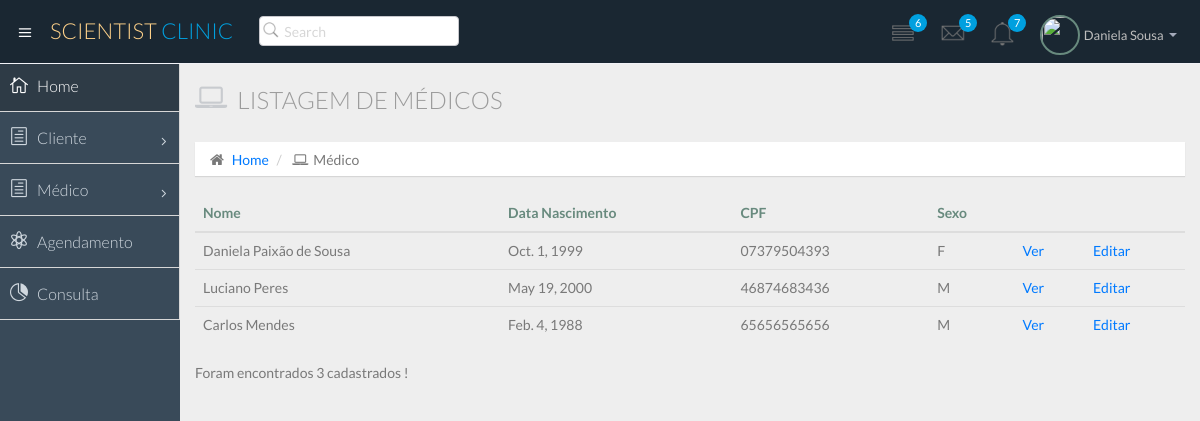
/atendimento/medico/, run on an earlier commit of the app's database.
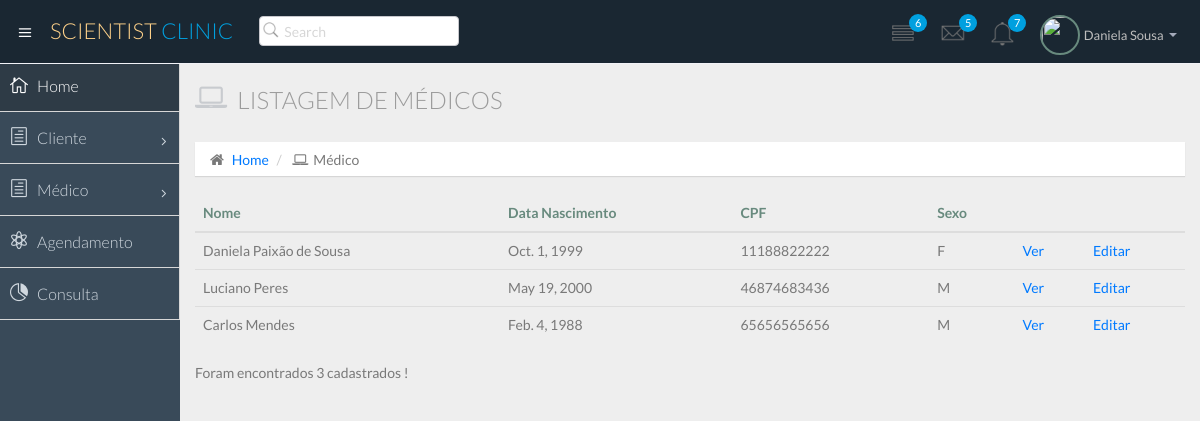
And on a later commit of the database.
### atendimento/models.py (models this page shows)
class Medico(models.Model):
    nome = models.CharField(max_length=50)
    dt_nasc = models.DateField()
    cpf = models.CharField(max_length=11)
    sexo = models.CharField(max_length=1)

### atendimento/views.py (the view)
# urls.py: path('medico/', views.medico_list),
def medico_list (request):
    medicos = Medico.objects.all()
    return render(request, 'medico/list.html', {'medicos':medicos})

### atendimento/templates/medico/list.html
{% extends "base.html" %} {% block daniela %}
<div class="container-fluid ">
    <div class="row">
        <div class="col-lg-12">
            <h3 class="page-header">
                <i class="fa fa-laptop"></i> Listagem de Médicos</h3>
            <ol class="breadcrumb">
                <li>
                    <i class="fa fa-home"></i>
                    <a href="/atendimento/">Home</a>
                </li>
                <li>
                    <i class="fa fa-laptop"></i>Médico</li>
            </ol>
        </div>
    </div>
    <div class="row ">
        <div class="col-md-12 ">
            <table class="table ">
                <thead>
                    <tr>
                        <th>Nome</th>
                        <th>Data Nascimento</th>
                        <th>CPF</th>
                        <th>Sexo</th>
                        <th>    </th>
                        <th>    </th>
                    </tr>
                </thead>
                <tbody>
                    {% for medico in medicos %}
                    <tr>
                        <td>{{medico.nome }}</td>
                        <td>{{medico.dt_nasc}}</td>
                        <td>{{medico.cpf}}</td>
                        <td>{{medico.sexo}}</td>
                        <td>
                            <a href="/atendimento/medico/{{medico.id}}">Ver</a>
                        </td>
                        <td>
                            <a href="/atendimento/medico/{{medico.id}}/edit/">Editar</a>
                        </td>
                    </tr>
                    {% endfor %}
                </tbody>
            </table>
            <tfoot>
                <td colspan="4 " id="contagem ">
                    <p> Foram encontrados {{medicos | length}} cadastrados !</p>
                </td>
            </tfoot>
        </div>
    </div>
</div>
{% endblock %}

### atendimento/templates/base.html (shortened to what this page needs)
 {% load static %}
<!DOCTYPE html>
<html lang="en">
<head>
    <link href="{% static 'NiceAdmin/css/bootstrap.min.css' %}" rel="stylesheet">
    <link href="{% static 'css/main.css' %}" rel="stylesheet">
    <link href="{% static 'NiceAdmin/css/bootstrap-theme.css' %}" rel="stylesheet">
    <link href="{% static 'NiceAdmin/css/elegant-icons-style.css' %}" rel="stylesheet" />
    <link href="{% static 'NiceAdmin/css/font-awesome.min.css' %}" rel="stylesheet" />
    <link href="{% static 'NiceAdmin/assets/fullcalendar/fullcalendar/bootstrap-fullcalendar.css'%}" rel="stylesheet" />
    <link href="{% static 'NiceAdmin/assets/fullcalendar/fullcalendar/fullcalendar.css' %}" rel="stylesheet" />
    <link href="{% static 'NiceAdmin/assets/jquery-easy-pie-chart/jquery.easy-pie-chart.css' %}" rel="stylesheet" type="text/css"
        media="screen" />
    <link rel="stylesheet" href="{% static 'NiceAdmin/css/owl.carousel.css' %}" type="text/css">
    <link href="{% static 'NiceAdmin/css/jquery-jvectormap-1.2.2.css' %}" rel="stylesheet">
    <link rel="stylesheet" href="{% static 'NiceAdmin/css/fullcalendar.css' %}">
    <link href="{% static 'NiceAdmin/css/widgets.css' %}" rel="stylesheet">
    <link href="{% static 'NiceAdmin/css/style.css' %}" rel="stylesheet">
    <link href="{% static 'NiceAdmin/css/style-responsive.css' %}" rel="stylesheet" />
    <link href="{% static 'NiceAdmin/css/xcharts.min.css' %}" rel=" stylesheet">
    <link href="{% static 'NiceAdmin/css/jquery-ui-1.10.4.min.css' %}" rel="stylesheet">
</head>
<body>
    <section id="container" class="">
        <header class="header dark-bg">
            <div class="toggle-nav">
                <div class="icon-reorder tooltips" data-original-title="Toggle Navigation" data-placement="bottom">
                    <i class="icon_menu"></i>
                </div>
            </div>
            <a href="{% static 'index.html' %}" class="logo">Scientist
                <span class="lite">Clinic</span>
            </a>
            <div class="nav search-row" id="top_menu">
                <ul class="nav top-menu">
                    <li>
                        <form class="navbar-form">
                            <input class="form-control" placeholder="Search" type="text">
                        </form>
                    </li>
                </ul>
            </div>
            <div class="top-nav notification-row">
                <ul class="nav pull-right top-menu">
                    <li id="task_notificatoin_bar" class="dropdown">
                        <a data-toggle="dropdown" class="dropdown-toggle" href="#">
                            <i class="icon-task-l"></i>
                            <span class="badge bg-important">6</span>
                        </a>
                    </li>
                    <li id="mail_notificatoin_bar" class="dropdown">
                        <a data-toggle="dropdown" class="dropdown-toggle" href="#">
                            <i class="icon-envelope-l"></i>
                            <span class="badge bg-important">5</span>
                        </a>
                    </li>
                    <li id="alert_notificatoin_bar" class="dropdown">
                        <a data-toggle="dropdown" class="dropdown-toggle" href="#">
                            <i class="icon-bell-l"></i>
                            <span class="badge bg-important">7</span>
                        </a>
                    </li>
                    <li class="dropdown">
                        <a data-toggle="dropdown" class="dropdown-toggle" href="#">
                            <span class="profile-ava">
                                <img alt="" height="40px" width="40px" src="https://png.pngtree.com/element_origin_min_pic/17/03/15/6753a395838bdcf3e267cd92a6d17da1.jpg">
                            </span>
                            <span class="username">Daniela Sousa</span>
                            <b class="caret"></b>
                        </a>
                    </li>
                </ul>
            </div>
        </header>
        <aside>
            <div id="sidebar" class="nav-collapse ">
                <ul class="sidebar-menu">
                    <li class="active">
                        <a class="" href="/atendimento/">
                            <i class="icon_house_alt"></i>
                            <span>Home</span>
                        </a>
                    </li>
                    <li class="sub-menu">
                        <a href="javascript:;" class="">
                            <i class="icon_document_alt"></i>
                            <span>Cliente</span>
                            <span class="menu-arrow arrow_carrot-right"></span>
                        </a>
                    </li>
                    <li class="sub-menu">
                        <a href="javascript:;" class="">
                            <i class="icon_document_alt"></i>
                            <span>Médico</span>
                            <span class="menu-arrow arrow_carrot-right"></span>
                        </a>
                    </li>
                    <li>
                        <a class="" href="#">
                            <i class="icon_genius"></i>
                            <span>Agendamento</span>
                        </a>
                    </li>
                    <li>
                        <a class="" href="#">
                            <i class="icon_piechart"></i>
                            <span>Consulta</span>
                        </a>
                    </li>
                </ul>
            </div>
        </aside>
        <section id="main-content">
            <section class="wrapper">
                {% block daniela %}{% endblock%}
            </section>
        </section>
</body>
</html>

What changed in the data, as far as the page shows it:
changed Medico "Daniela Paixão de Sousa": cpf "07379504393" → "11188822222"
